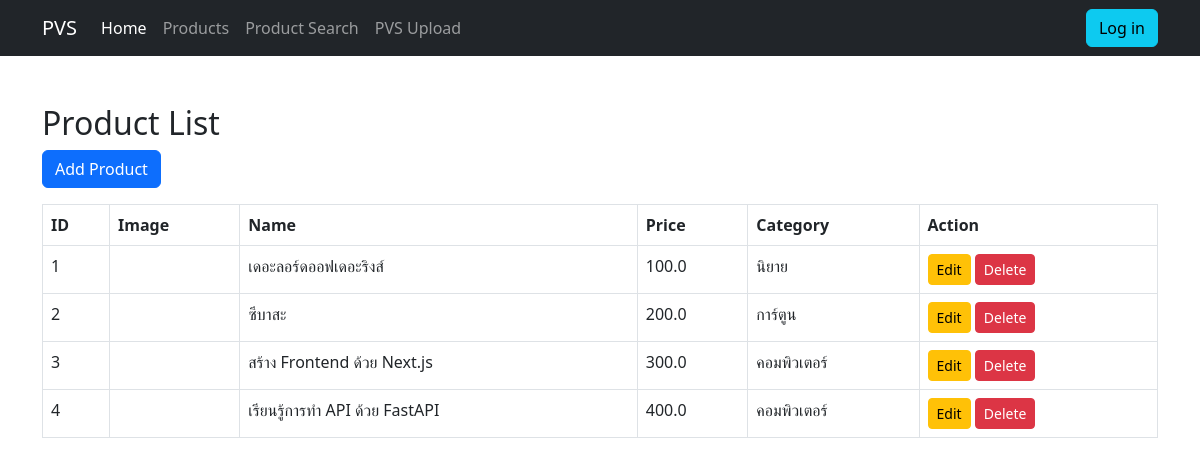
Page /products on the committed database.
### models.py (models this page shows)
class Product(Base):
    __tablename__ = "product"
    id = Column(Integer, primary_key=True, index=True)
    name = Column(String(200), nullable=False)
    price = Column(Float, nullable=False)
    image = Column(String(200), nullable=True)
    category_id = Column(Integer, ForeignKey("category.id"))
    category = relationship("Category")

class Category(Base):
    __tablename__ = "category"
    id = Column(Integer, primary_key=True, index=True)
    name = Column(String(100), nullable=False)

### main.py (the view)
@app.get("/products", response_class=HTMLResponse)
def product_list(request: Request):
    db = SessionLocal()
    try:
        products = db.query(Product).all()
        return templates.TemplateResponse(
            request=request,
            name="product_list.html",
            context={"products": products}
        )
    finally:
        db.close()

### templates/product_list.html (shortened to what this page needs)
{% extends "master.html" %}
{% block content %}
<h2>Product List</h2>
<a href="/products/create" class="btn btn-primary mb-3">Add Product</a>
<table class="table table-bordered">
    <tr>
        <th>ID</th>
        <th>Image</th>
        <th>Name</th>
        <th>Price</th>
        <th>Category</th>
        <th>Action</th>
    </tr>
    {% for p in products %}
    <tr>
        <td>{{ p.id }}</td>
        <td>
        </td>
        <td>{{ p.name }}</td>
        <td>{{ p.price }}</td>
        <td>{{ p.category.name }}</td>
        <td>
            <a href="/products/edit/{{ p.id }}" class="btn btn-warning btn-sm">Edit</a>
            <a href="/products/delete/{{ p.id }}" class="btn btn-danger btn-sm">Delete</a>
        </td>
    </tr>
    {% endfor %}
</table>
{% endblock %}

### templates/master.html (shortened to what this page needs)
<!doctype html>
<html lang="en">
  <head>
    <link href="https://cdn.jsdelivr.net/npm/bootstrap@5.2.3/dist/css/bootstrap.min.css" rel="stylesheet">
  </head>
  <body>
<nav class="navbar navbar-expand-md navbar-dark bg-dark mb-5">
  <div class="container">
    <a class="navbar-brand" href="/">PVS</a>
    <div class="collapse navbar-collapse" id="navbarCollapse">
      <ul class="navbar-nav me-auto mb-2 mb-md-0">
        <li class="nav-item">
          <a class="nav-link active" aria-current="page" href="/">Home</a>
        </li>
        <li class="nav-item">
          <a class="nav-link" href="/products">Products</a>
        </li>
        <li class="nav-item">
          <a class="nav-link" href="/products/search">Product Search</a>
        </li>
        <li class="nav-item">
          <a class="nav-link" href="/pvs/upload">PVS Upload</a>
        </li>
      </ul>
      <div class="d-flex">
        {% if request.session.get('user') %}
        <div class="navbar-text">
          Welcome {{ request.session.get('user') }}
        </div>
        <a href="/logout" class="btn btn-danger ms-3">Logout</a>
        {% else %}
        <a href="/login" class="btn btn-info ms-3">Log in</a>
        {% endif %}
      </div>
    </div>
  </div>
</nav>
  <div class="container">
    {% block content %}{% endblock %}
  </div>
  </body>
</html>

### rows in the picture
Product: id "1", name "เดอะลอร์ดออฟเดอะริงส์", price "100.0", category.name "นิยาย"
Product: id "2", name "ซึบาสะ", price "200.0", category.name "การ์ตูน"
Product: id "3", name "สร้าง Frontend ด้วย Next.js", price "300.0", category.name "คอมพิวเตอร์"
Product: id "4", name "เรียนรู้การทำ API ด้วย FastAPI", price "400.0", category.name "คอมพิวเตอร์"
